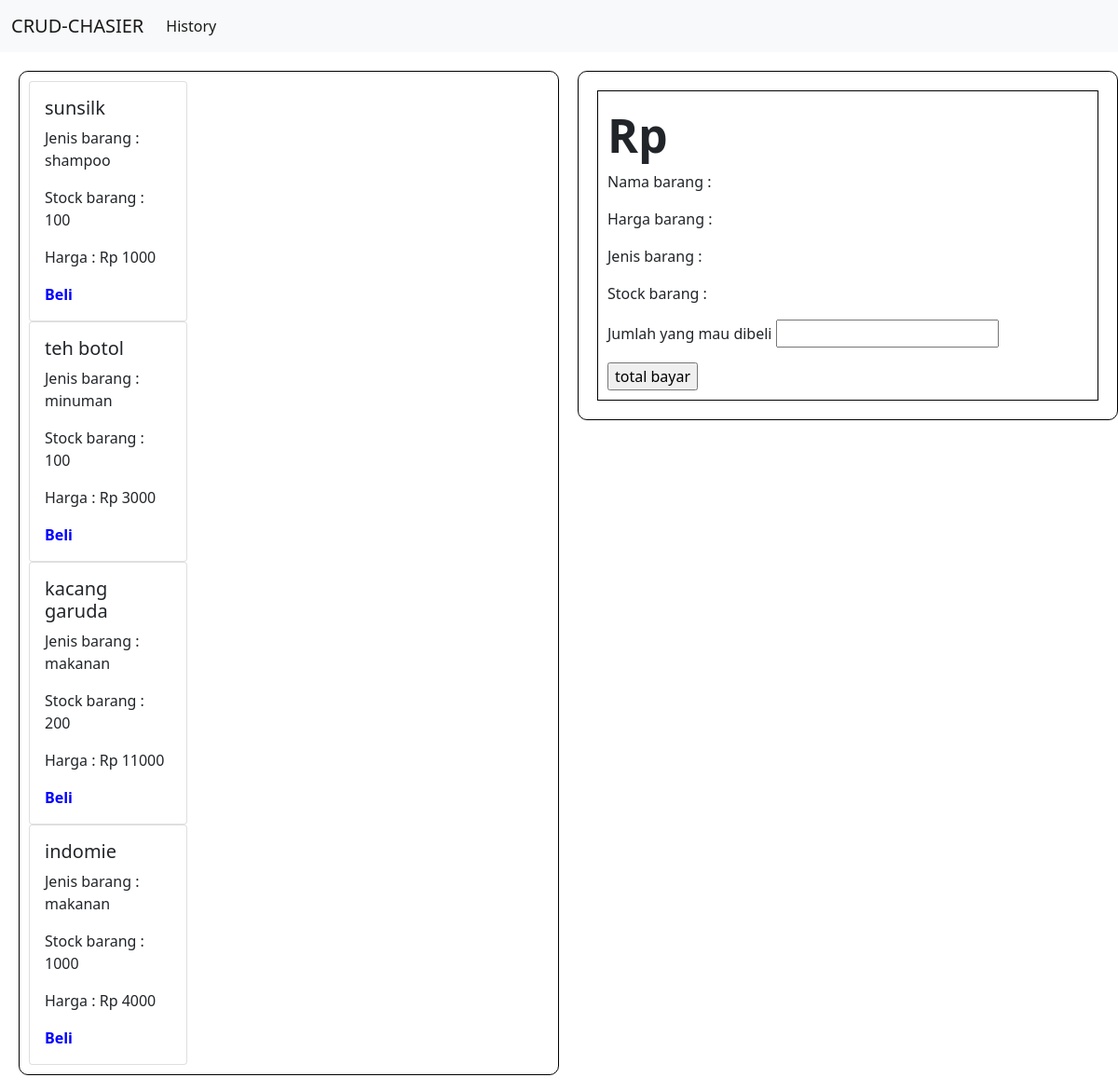
The page /checkout.php on the database its author committed.
### tables this page shows
CREATE TABLE `barang` (
  `id_barang` int(11) NOT NULL,
  `nama_barang` varchar(255) NOT NULL,
  `jenis_barang` varchar(255) NOT NULL,
  `harga_barang` int(255) NOT NULL,
  `stock_barang` int(255) NOT NULL
);

### checkout.php (the view, shortened to what this page needs)
<?php
global $koneksi;
$ambilData = "SELECT * FROM barang";
$connectAmbilData = mysqli_query($koneksi, $ambilData);
 ?>
<!doctype html>
<html lang="en">
  <head>
    <link href="https://cdn.jsdelivr.net/npm/bootstrap@5.1.3/dist/css/bootstrap.min.css" rel="stylesheet">
  </head>
  <body>
    <nav class="navbar navbar-expand-lg navbar-light bg-light">
      <div class="container-fluid">
        <a class="navbar-brand" href="index.php">CRUD-CHASIER</a>
        <div class="collapse navbar-collapse" id="navbarSupportedContent">
          <ul class="navbar-nav me-auto mb-2 mb-lg-0">
             <li class="nav-item">
              <a class="nav-link active" aria-current="page" href="history.php">History</a>
            </li>
          </ul>
        </div>
      </div>
    </nav>
      <div style="display: flex; justify-content: center;flex-direction: row;">
        <div style="display: flex; flex-direction: column;width: 100%; margin: 10px;">
          <div style="border :1px solid black; border-radius: 10px; margin: 10px; padding: 10px; width: 100%;">
            <div>
              <?php
              while($takeData = mysqli_fetch_array($connectAmbilData)){
                $idBarang = $takeData['id_barang'];
                $namaBarang = $takeData['nama_barang'];
                $jenisBarang = $takeData['jenis_barang'];
                $hargaBarang = $takeData['harga_barang'];
                $stockBarang = $takeData['stock_barang'];
                ?>
                <div class="row row-cols-1 row-cols-md-3 g-4" style="display: flex;flex-direction: row;">
                  <div class="col">
                    <div class="card h-100">
                      <div class="card-body">
                        <h5 class="card-title"><?php echo $namaBarang; ?></h5>
                        <p>Jenis barang : <?php echo $jenisBarang; ?></p>
                        <p>Stock barang : <?php echo $stockBarang; ?></p>
                        <p>Harga : Rp <?php echo $hargaBarang; ?></p>
                        <a href="checkout.php?idbarang=<?php echo $idBarang; ?>" style="text-decoration: none;color: blue; font-weight: bolder;">Beli</a>
                      </div>
                    </div>
                  </div>
                </div>
               <?php
              }
               ?>
            </div>
          </div>
        </div>
        <div style="display: flex;flex-direction: column;width: 100%;margin: 10px;">
          <div style="border :1px solid black; border-radius: 10px; margin: 10px; padding: 10px; width: 100%;">
            <div style="display: flex; border:1px solid black;flex-direction: column;margin: 10px;padding: 10px;">
              <span style="font-weight: bolder;font-size: 50px;">Rp <?php echo $hargaBarangID; ?></span>
              <p>Nama barang : <?php echo $namaBarangID; ?></p>
              <p>Harga barang : <?php echo $hargaBarangID; ?></p>
              <p>Jenis barang : <?php echo $jenisBarangID; ?></p>
              <p>Stock barang : <?php echo $stockBarangID; ?></p>
              <form method="POST" action="process.php?idbarang=<?php echo $idBarangID; ?>">
              <p>Jumlah yang mau dibeli <input type="number" name="jumlahdibeli"></p>
              <input type="submit" name="submit" value="total bayar">
              </form>
            </div>
          </div>
        </div>
      </div>
  </body>
</html>

### rows shown on the page
barang: nama_barang "sunsilk", jenis_barang "shampoo", stock_barang "100", harga_barang "1000"
barang: nama_barang "teh botol", jenis_barang "minuman", stock_barang "100", harga_barang "3000"
barang: nama_barang "kacang garuda", jenis_barang "makanan", stock_barang "200", harga_barang "11000"
barang: nama_barang "indomie", jenis_barang "makanan", stock_barang "1000", harga_barang "4000"
